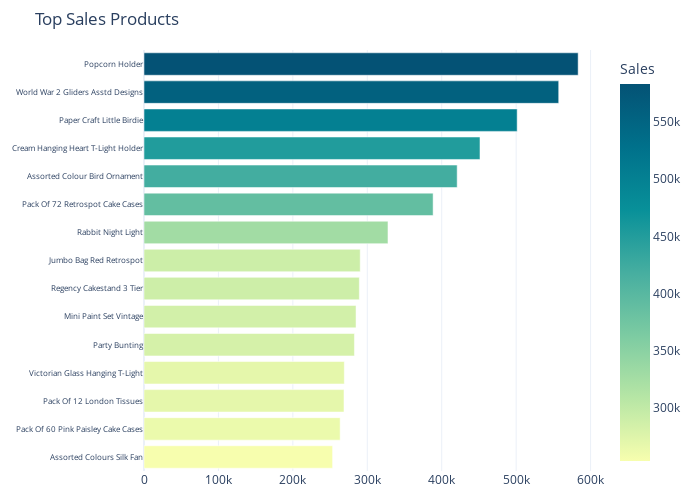

The code cell stored with this chart in its notebook:
### Code cell
fig = px.bar(df_product, x='Sales', y='ProductName', orientation='h', title="Top Sales Products",
             template="plotly_white", color='Sales', color_continuous_scale='Bluyl')
fig.update_yaxes(categoryorder='total ascending', title_text = None)
fig.update_xaxes(title_text = None)
fig.update_layout(yaxis=dict(tickfont=dict(size=8)))
fig.update_traces(hovertemplate='Product: %{y}<br>Sales: %{x}')
fig.update_layout(margin = dict(t=50, b=25), height=500, width=700, showlegend=False)
fig.show()

fig.to_html(include_plotlyjs='cdn',full_html=False).encode().decode('unicode-escape')

### Figure 1 — Plotly figure (JSON) as saved in the notebook; plotly's stock layout.template omitted (floating-point values rounded to 4 significant figures)
{"data": [{"alignmentgroup": "True", "hovertemplate": "Product: %{y}<br>Sales: %{x}", "legendgroup": "", "marker": {"color": [583300.0, 557200.0, 501400.0, 451400.0, 420700.0, 388400.0, 327800.0, 290500.0, 289300.0, 284900.0, 282700.0, 269100.0, 268700.0, 263500.0, 253400.0], "coloraxis": "coloraxis", "pattern": {"shape": ""}}, "name": "", "offsetgroup": "", "orientation": "h", "showlegend": false, "textposition": "auto", "type": "bar", "x": [583300.0, 557200.0, 501400.0, 451400.0, 420700.0, 388400.0, 327800.0, 290500.0, 289300.0, 284900.0, 282700.0, 269100.0, 268700.0, 263500.0, 253400.0], "xaxis": "x", "y": ["Popcorn Holder", "World War 2 Gliders Asstd Designs", "Paper Craft Little Birdie", "Cream Hanging Heart T-Light Holder", "Assorted Colour Bird Ornament", "Pack Of 72 Retrospot Cake Cases", "Rabbit Night Light", "Jumbo Bag Red Retrospot", "Regency Cakestand 3 Tier", "Mini Paint Set Vintage", "Party Bunting", "Victorian Glass Hanging T-Light", "Pack Of 12 London Tissues", "Pack Of 60 Pink Paisley Cake Cases", "Assorted Colours Silk Fan"], "yaxis": "y"}], "layout": {"barmode": "relative", "coloraxis": {"colorbar": {"title": {"text": "Sales"}}, "colorscale": [[0, "rgb(247, 254, 174)"], [0.1667, "rgb(183, 230, 165)"], [0.3333, "rgb(124, 203, 162)"], [0.5, "rgb(70, 174, 160)"], [0.6667, "rgb(8, 144, 153)"], [0.8333, "rgb(0, 113, 139)"], [1, "rgb(4, 82, 117)"]]}, "height": 500, "legend": {"tracegroupgap": 0}, "margin": {"b": 25, "t": 50}, "showlegend": false, "title": {"text": "Top Sales Products"}, "width": 700, "xaxis": {"anchor": "y", "domain": [0, 1], "title": {}}, "yaxis": {"anchor": "x", "categoryorder": "total ascending", "domain": [0, 1], "tickfont": {"size": 8}, "title": {}}}}
